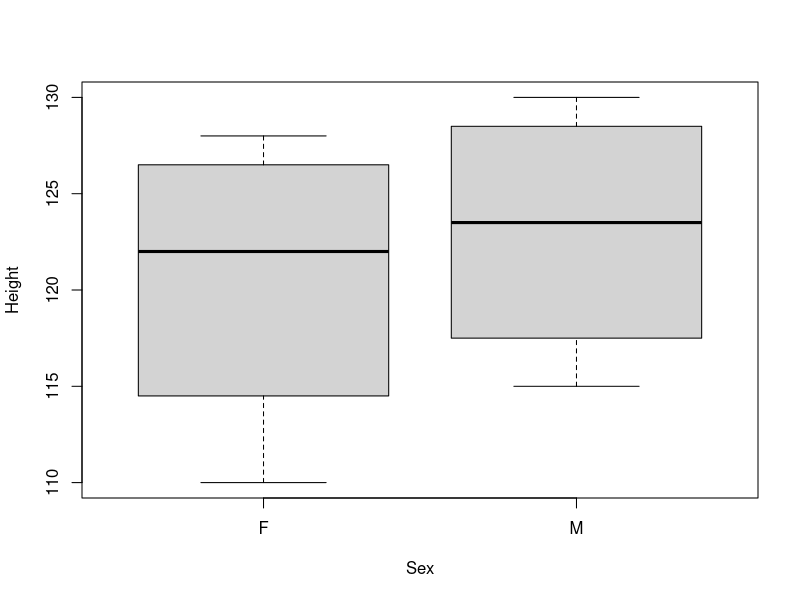
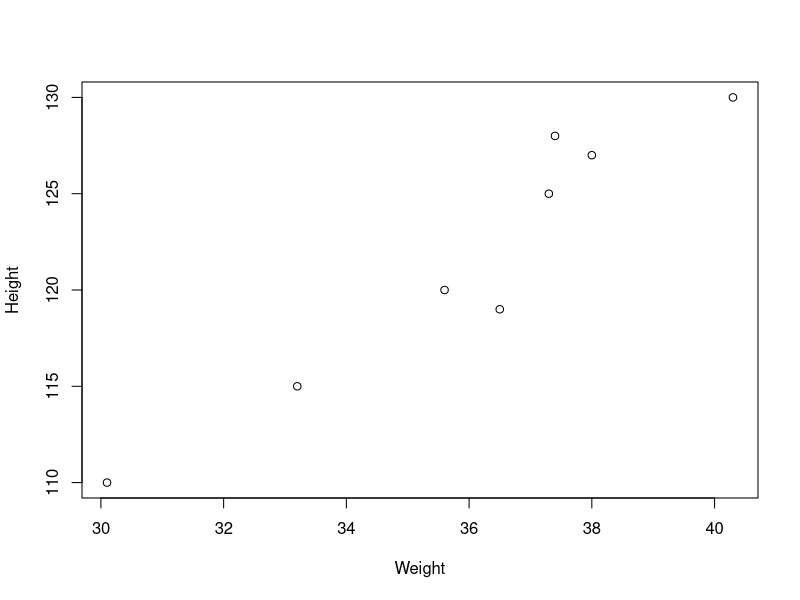
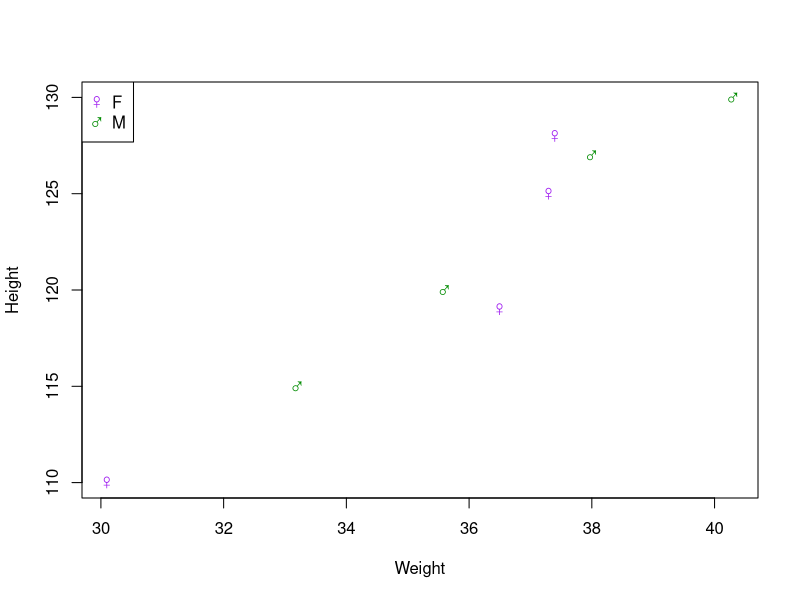

Reproduce these figures in R, in order.
## ---- chunk 1
knitr::opts_chunk$set(echo=TRUE)
## ---- chunk 2
1 + 1
## ---- chunk 3
a <- 10 / 2  # is the same ...
a = 10 / 2   # ... as this
## ---- chunk 4
a
## ---- chunk 5
b = sqrt(25)
b
## ---- chunk 6
a * b
## ---- chunk 7
a = a * b
a
## ---- chunk 8
one_to_ten = seq(1, 10)
one_to_ten
## ---- chunk 9
min(one_to_ten)
## ---- chunk 10
max(one_to_ten)
## ---- chunk 11
?mean
## ---- chunk 12
class(1)
## ---- chunk 13
class("this is a string")
## ---- chunk 14
c(1, 2, 3)
## ---- chunk 15
c("one", "two", "three", c("four", "five"))
## ---- chunk 16
c(TRUE, FALSE, T, F)
## ---- chunk 17
seq(11, 20)
## ---- chunk 18
11:20
## ---- chunk 19
a = rep(11:15, 3)
a
## ---- chunk 20
a ^ 2
## ---- chunk 21
log(a)
## ---- chunk 22
a[5]
## ---- chunk 23
a[1:3]
## ---- chunk 24
a[-c(1, 3, 5)]
## ---- chunk 25
a[15:1]
## ---- chunk 26
order(a)
## ---- chunk 27
a[order(a)]
## ---- chunk 28
a = c(1, 2, 3)
names(a) = c("first", "second", "third")
a
## ---- chunk 29
a = c(first=1, second=2, third=3)
a
## ---- chunk 30
a["second"]
## ---- chunk 31
a[["second"]]
## ---- chunk 32
length(a)
## ---- chunk 33
a[4]
## ---- chunk 34
names(a)
## ---- chunk 35
a["fourth"]
## ---- chunk 36
a[1:2] = 0
a
## ---- chunk 37
a[c("first", "second")] = c(1, 2)
a
## ---- chunk 38
1 > 2
## ---- chunk 39
a <= 2
## ---- chunk 40
a[a <= 2]
## ---- chunk 41
b = c(3, 4, 5)
a %in% b
## ---- chunk 42
a[a %in% b]
## ---- chunk 43
which(a %in% b)
## ---- chunk 44
a[which(a %in% b)]
## ---- chunk 45
TRUE & FALSE  # do both objects evaluate to TRUE?
## ---- chunk 46
c(TRUE, FALSE, FALSE) | c(TRUE, TRUE, FALSE)  # in pairs, does either evaluate to TRUE?
## ---- chunk 47
!(1 > 2)  # the `not` operator inverts the answer 
## ---- chunk 48
my_first_data = scan("data/1_scan.txt", "character")
my_first_data
## ---- chunk 49
df = data.frame(col1=c(1, 2, 3), col2=c("one", "two", "three"))
df
## ---- chunk 50
class(df)
## ---- chunk 51
df = cbind(df, col3=c(TRUE, FALSE, TRUE))
df
## ---- chunk 52
df$col4 = c(1.1, 1.2, 1.3)
df
## ---- chunk 53
rownames(df) = c("a", "b", "c")
df
## ---- chunk 54
colnames(df) = toupper(colnames(df))
df
## ---- chunk 55
nrow(df)
## ---- chunk 56
ncol(df)
## ---- chunk 57
dim(df)
## ---- chunk 58
df[2, ]
## ---- chunk 59
df[, 2]
## ---- chunk 60
df[c("a", "b"), ]
## ---- chunk 61
df[, "COL1"]
## ---- chunk 62
df$COL1
## ---- chunk 63
df = read.delim("data/1_read_delim.txt")
## ---- chunk 64
head(df)
## ---- chunk 65
str(df)
## ---- chunk 66
df2 = read.delim("data/1_read_delim_merge.txt")
colnames(df2)
## ---- chunk 67
penguins = merge(df, df2, by="ID")
head(penguins)
## ---- chunk 68
penguins = merge(df, df2, by="ID", all=TRUE)
range(penguins$Height)
## ---- chunk 69
mean(penguins$Height)
## ---- chunk 70
range(penguins$Height, na.rm=TRUE)
## ---- chunk 71
penguins$Sex = factor(penguins$Sex)
penguins$Sex
## ---- chunk 72
class(penguins$Sex)
## ---- chunk 73
levels(penguins$Sex)
## ---- chunk 74
relevel(penguins$Sex, "M")
## ---- chunk 75
factor(penguins$Sex, levels=c("M", "F"))
## ---- chunk 76
timepoint = factor(c("d0", "d1", "d3", "d7", "d10"))
timepoint
## ---- chunk 77
timepoint = factor(
  timepoint,
  levels=c("d0", "d1", "d3", "d7", "d10"),
  ordered=TRUE)
timepoint
## ---- chunk 78
is.ordered(timepoint)
## ---- chunk 79
timepoint[1] = "d3"
timepoint
## ---- chunk 80
levels(timepoint) = c("day0", "day1", "day3", "day7", "day10")
timepoint
## ---- chunk 81
levels(timepoint) = c("day0", "day1", "day3", "day7", "day10", "day14")
timepoint[1] = "day14"
timepoint
## ---- chunk 82
timepoint = droplevels(timepoint)
timepoint
## ---- chunk 83
boxplot(Height~Sex, data=penguins)
## ---- chunk 84
plot(Height~Weight, data=na.omit(penguins))
## ---- chunk 85
plot(Height~Weight, data=na.omit(penguins), col=c("purple", "green4")[Sex], pch=c("♀", "♂")[Sex])
legend("topleft", legend=levels(penguins$Sex), col=c("purple", "green4"), pch=c("♀", "♂"))
